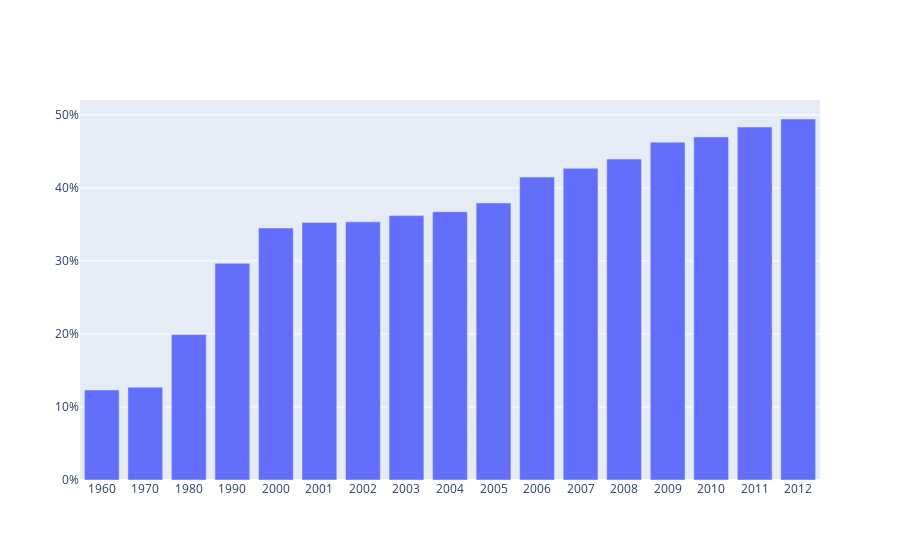

Notebook code for this chart:
### Markdown cell above
A number of things immediately stand out when we look at the bar chart above. First, there is a strange distribution of the bars, but looking at the data we see that this is correct, but perhaps not very visually apealing.

You may also notice that the scale of the y-axis does not make it clear that it is a percentage. We can solve both of these issues. For the x-axis, we can indicate that it is a categorical axis, rather than a scale. For the y-axis, we can show it as a percentage. Below is the code to do this.

### Code cell
# Create a layout object that contains the specifications for the X and Y axes.
layout = go.Layout(
    xaxis=go.layout.XAxis(
        type='category' # the type for the x axis is categorical
    ),
    yaxis=go.layout.YAxis(
        tickformat=',.0%', # show as percentage
    )
)

fig = go.Figure(data=trace, layout=layout)
fig.show()

### Figure 1 — Plotly figure (JSON) as saved in the notebook; plotly's stock layout.template omitted (floating-point values rounded to 4 significant figures)
{"data": [{"type": "bar", "x": [1960, 1970, 1980, 1990, 2000, 2001, 2002, 2003, 2004, 2005, 2006, 2007, 2008, 2009, 2010, 2011, 2012], "y": [0.1233, 0.127, 0.1992, 0.2968, 0.345, 0.3528, 0.3535, 0.362, 0.3673, 0.3793, 0.4148, 0.4269, 0.4394, 0.4626, 0.4697, 0.4833, 0.4943]}], "layout": {"xaxis": {"type": "category"}, "yaxis": {"tickformat": ",.0%"}}}
